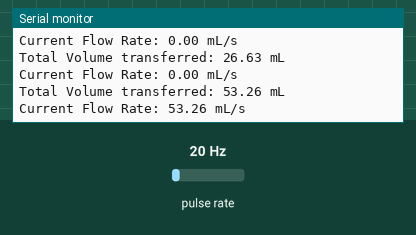
Bench run of a sketch on a simulated Arduino Uno, built with avr-gcc and run on an emulated ATmega328P. Shown: the last lines printed to the serial monitor. Wiring (inferred from the names in the program): pulse sensor: data pin 2. The test bench sets the inputs (shaded band); at power-on: pulse rate 20 Hz.

Above: at 1.2 s.
1.3 s: pulse rate (sensor on pin 2) set to 4 Hz
At 1.83 s:
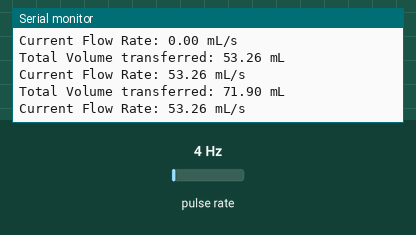
2.8 s: pulse rate (sensor on pin 2) set to 50 Hz
At 2.83 s:
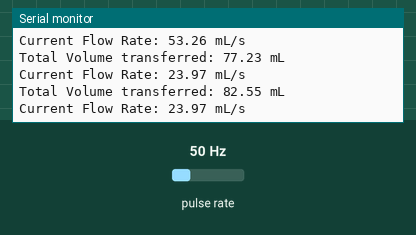
Timing chart, 0 to 5.8 s (numbered marks = the images above; inputs shaded):
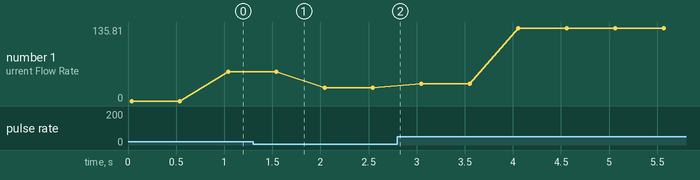

The sketch:

Volume_Measurement.ino
```cpp
int sensorPin = 2;
volatile long pulse;
volatile long pulseLastSecond;
unsigned long lastTime;
float totalVolume;
float currentFlowRate;

void setup() {
  pinMode(sensorPin, INPUT);
  Serial.begin(9600);
  attachInterrupt(digitalPinToInterrupt(sensorPin), increase, RISING);
}

void loop() {
  // Calculate total volume
  totalVolume = 2.663 * pulse;

  // Calculate flow rate
  if (millis() - lastTime > 1000) {
    currentFlowRate = 2.663 * pulseLastSecond;
    pulseLastSecond = 0;
    lastTime = millis();
  }

  // Print the total volume and the current flow rate
  Serial.print("Total Volume transferred: ");
  Serial.print(totalVolume);
  Serial.println(" mL");

  Serial.print("Current Flow Rate: ");
  Serial.print(currentFlowRate);
  Serial.println(" mL/s");

  delay(500); // Adjust the delay as needed for your requirements
}

void increase() {
  pulse++;
  pulseLastSecond++;
}
```

Measured:
- after the input at 1.3 s, the serial monitor: prints a new line after 0.20 s (image 1)
- plotted number 1: 53.26 → 23.97 after the input at 1.3 s, 23.97 → 133.15 after the input at 2.8 s
